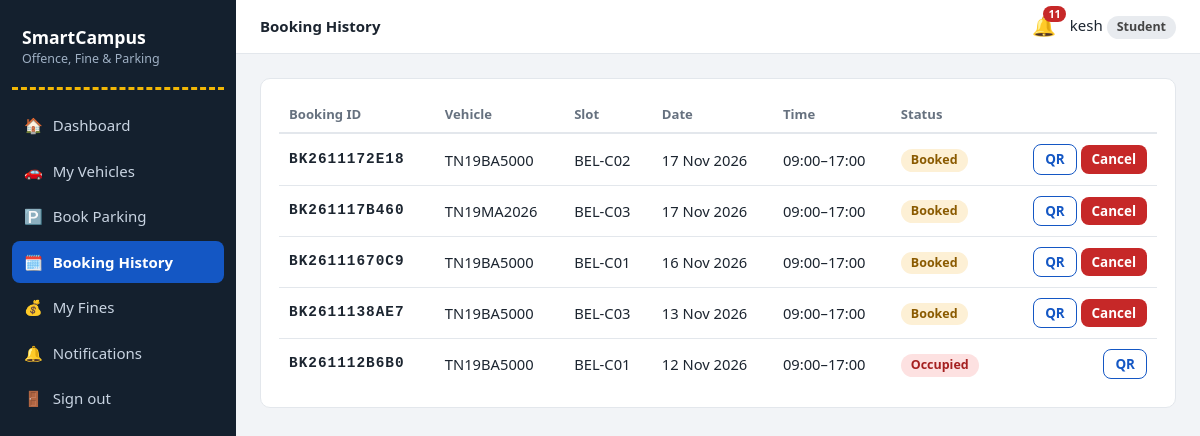
The app's page /student/bookings (signed in) with its own data.
### models.py (models this page shows, shortened)
class AuthMixin(UserMixin):
    """Shared login helpers for Student, Guard and Admin."""

class Student(AuthMixin, db.Model):
    __tablename__ = "students"
    role = "student"
    id = db.Column(db.Integer, primary_key=True)
    name = db.Column(db.String(80), nullable=False)
    roll_no = db.Column(db.String(30), unique=True, nullable=False)
    email = db.Column(db.String(120), unique=True, nullable=False)
    phone = db.Column(db.String(20))
    password_hash = db.Column(db.String(255), nullable=False)
    created_at = db.Column(db.DateTime, default=datetime.now)

class Booking(db.Model):
    __tablename__ = "bookings"
    id = db.Column(db.Integer, primary_key=True)
    booking_code = db.Column(db.String(20), unique=True, nullable=False)
    student_id = db.Column(db.Integer, db.ForeignKey("students.id"), nullable=False)
    vehicle_id = db.Column(db.Integer, db.ForeignKey("vehicles.id"), nullable=False)
    slot_id = db.Column(db.Integer, db.ForeignKey("parking_slots.id"), nullable=False)
    date = db.Column(db.Date, nullable=False)
    start_time = db.Column(db.Time, nullable=False)
    end_time = db.Column(db.Time, nullable=False)
    status = db.Column(db.String(15), default="Booked")   # Booked/Occupied/Completed/Cancelled
    created_at = db.Column(db.DateTime, default=datetime.now)
    student = db.relationship("Student")
    vehicle = db.relationship("Vehicle")
    slot = db.relationship("ParkingSlot")
    verification = db.relationship("BookingVerification", uselist=False, backref="booking")

class Vehicle(db.Model):
    __tablename__ = "vehicles"
    id = db.Column(db.Integer, primary_key=True)
    student_id = db.Column(db.Integer, db.ForeignKey("students.id"), nullable=False)
    number = db.Column(db.String(20), unique=True, nullable=False)   # stored like TN21AB1234
    vtype = db.Column(db.String(10), nullable=False)                 # Car / Bike
    model = db.Column(db.String(60))
    student = db.relationship("Student", backref="vehicles")

class ParkingSlot(db.Model):
    __tablename__ = "parking_slots"
    id = db.Column(db.Integer, primary_key=True)
    code = db.Column(db.String(10), unique=True, nullable=False)
    vtype = db.Column(db.String(10), nullable=False)                 # Car / Bike
    zone = db.Column(db.String(20), default="A")
    is_reserved = db.Column(db.Boolean, default=False)
    note = db.Column(db.String(80))
    is_active = db.Column(db.Boolean, default=True)                  # soft delete

### app.py (the view)
@app.route("/student/bookings")
@role_required("student")
def student_bookings():
    items = Booking.query.filter_by(student_id=current_user.id).order_by(Booking.date.desc(), Booking.start_time.desc()).all()
    return render_template("student/bookings.html", items=items)

### app.py (called while the page is built)
@login_manager.user_loader
def load_user(uid):
    role, _, num = uid.partition("-")
    model = ROLE_MODELS.get(role)
    return db.session.get(model, int(num)) if model and num.isdigit() else None

def role_required(role):
    def deco(f):
        @wraps(f)
        def wrapper(*a, **k):
            if not current_user.is_authenticated:
                return login_manager.unauthorized()
            if current_user.role != role:
                abort(403)
            return f(*a, **k)
        return wrapper
    return deco

@app.context_processor
def inject_globals():
    unread = 0
    if current_user.is_authenticated:
        unread = Notification.query.filter_by(
            role=current_user.role, user_id=current_user.id, is_read=False).count()
    return dict(unread=unread, today=date.today())

### templates/student/bookings.html
{% extends 'base.html' %}{% from '_macros.html' import badge %}
{% block heading %}Booking History{% endblock %}
{% block content %}
<div class="card"><table><thead><tr><th>Booking ID</th><th>Vehicle</th><th>Slot</th><th>Date</th><th>Time</th><th>Status</th><th></th></tr></thead><tbody>
{% for b in items %}<tr><td class="code" style="font-size:.9rem">{{ b.booking_code }}</td><td>{{ b.vehicle.number }}</td><td>{{ b.slot.code }}</td><td>{{ b.date.strftime('%d %b %Y') }}</td>
<td>{{ b.start_time.strftime('%H:%M') }}–{{ b.end_time.strftime('%H:%M') }}</td><td>{{ badge(b.status) }}</td>
<td class="right"><a class="btn btn-sm btn-ghost" href="{{ url_for('student_booking_detail', bid=b.id) }}">QR</a>
{% if b.status == 'Booked' %}<form class="inline" method="post" action="{{ url_for('student_booking_cancel', bid=b.id) }}" data-confirm="Cancel this booking?"><button class="btn btn-sm btn-bad">Cancel</button></form>{% endif %}</td></tr>
{% else %}<tr><td colspan="7" class="empty">No bookings yet.</td></tr>{% endfor %}
</tbody></table></div>
{% endblock %}

### templates/base.html (shortened to what this page needs)
{% from '_macros.html' import flashes %}
<!doctype html>
<html lang="en"><head>
<link rel="stylesheet" href="{{ url_for('static', filename='css/style.css') }}">
</head><body>
{% if current_user.is_authenticated %}
<div class="layout">
  <aside class="sidebar">
    <div class="brand">SmartCampus<small>Offence, Fine &amp; Parking</small></div>
    <nav>
      {% for ep, label, icon in menus[current_user.role] %}
        <a href="{{ url_for(ep) }}" class="{{ 'active' if request.endpoint == ep }}"><span>{{ icon }}</span>{{ label }}</a>
      {% endfor %}
      <a href="{{ url_for('logout') }}"><span>🚪</span>Sign out</a>
    </nav>
  </aside>
  <div class="main">
    <header class="topbar">
      <strong>{% block heading %}{% endblock %}</strong>
      <a class="bell" href="{{ url_for('notifications') }}" title="Notifications">🔔{% if unread %}<b>{{ unread }}</b>{% endif %}</a>
      <span>{{ current_user.name }} <span class="badge">{{ current_user.role|capitalize }}</span></span>
    </header>
    <main class="content">
      {% block content %}{% endblock %}
    </main>
  </div>
</div>
{% else %}
  {{ flashes() }}
  {% block public %}{% endblock %}
{% endif %}
</body></html>

### templates/_macros.html (shortened to what this page needs)
{% macro badge(text) %}<span class="badge b-{{ text|lower|replace(' ','-') }}">{{ text }}</span>{% endmacro %}

### static/css/style.css (style rules this page uses)
:root { --asphalt:#14202e;--asphalt2:#1d2d40;--sign:#1457c4;--sign-dk:#0f43a0;--line:#f2b705;--bg:#f2f4f7;--card:#fff;--ink:#1c2530;--muted:#66717f;--bd:#e3e7ec;--ok:#15803d;--warn:#b45309;--bad:#c62828;--info:#0e7490;--r:10px }
* { box-sizing:border-box }
body { margin:0;font-family:"Segoe UI",system-ui,-apple-system,Roboto,Arial,sans-serif;background:var(--bg);color:var(--ink);line-height:1.5;font-size:15px }
a { color:var(--sign);text-decoration:none }
.right { text-align:right }
.layout { display:flex;min-height:100vh }
.sidebar { width:236px;background:var(--asphalt);color:#d7dee8;padding:18px 12px;position:fixed;top:0;bottom:0;left:0;overflow:auto;z-index:30;transition:transform .25s }
.brand { font-weight:700;font-size:1.1rem;color:#fff;padding:6px 10px 18px;border-bottom:3px dashed var(--line);margin-bottom:14px }
.brand small { display:block;font-weight:400;font-size:.78rem;color:#9fb0c4 }
.sidebar nav a { display:flex;gap:10px;align-items:center;color:#c9d4e2;padding:10px 12px;border-radius:8px;margin-bottom:3px }
.sidebar nav a.active { background:var(--sign);color:#fff;font-weight:600 }
.main { margin-left:236px;flex:1;min-width:0 }
.topbar { background:#fff;border-bottom:1px solid var(--bd);display:flex;align-items:center;gap:14px;padding:12px 24px;position:sticky;top:0;z-index:10 }
.bell { position:relative;font-size:1.2rem }
.bell b { position:absolute;top:-6px;right:-10px;background:var(--bad);color:#fff;border-radius:10px;font-size:.68rem;padding:0 5px }
.content { padding:24px;max-width:1200px }
.card { background:var(--card);border:1px solid var(--bd);border-radius:var(--r);padding:18px;overflow-x:auto }
table { width:100%;border-collapse:collapse;font-size:.92rem }
th { text-align:left;color:var(--muted);font-weight:600;font-size:.82rem;padding:8px 10px;border-bottom:2px solid var(--bd);white-space:nowrap }
td { padding:10px;border-bottom:1px solid var(--bd);vertical-align:middle }
tr:last-child td { border-bottom:0 }
.badge { display:inline-block;padding:2px 10px;border-radius:20px;font-size:.78rem;font-weight:600;background:#e8ebef;color:#444 }
.b-pending,.b-booked { background:#fdf0d5;color:#8a5a00 }
.b-rejected,.b-failed,.b-occupied,.b-cancelled { background:#fde1e1;color:#a52020 }
.btn { display:inline-block;border:0;border-radius:8px;padding:9px 16px;background:var(--sign);color:#fff;font:inherit;font-weight:600;cursor:pointer }
.btn-sm { padding:4px 11px;font-size:.84rem }
.btn-bad { background:var(--bad) }
.btn-ghost { background:#fff;color:var(--sign);border:1px solid var(--sign) }
.inline { display:inline }
.code { font-family:Consolas,monospace;font-size:1.2rem;font-weight:700;letter-spacing:1px }

### records on screen
Student: name "kesh"
Booking: booking_code "BK2611172E18", vehicle.number "TN19BA5000", slot.code "BEL-C02", date "17 Nov 2026", start_time "09:00", end_time "17:00", status "Booked"
Booking: booking_code "BK261117B460", vehicle.number "TN19MA2026", slot.code "BEL-C03", date "17 Nov 2026", start_time "09:00", end_time "17:00", status "Booked"
Booking: booking_code "BK26111670C9", vehicle.number "TN19BA5000", slot.code "BEL-C01", date "16 Nov 2026", start_time "09:00", end_time "17:00", status "Booked"
Booking: booking_code "BK2611138AE7", vehicle.number "TN19BA5000", slot.code "BEL-C03", date "13 Nov 2026", start_time "09:00", end_time "17:00", status "Booked"
Booking: booking_code "BK261112B6B0", vehicle.number "TN19BA5000", slot.code "BEL-C01", date "12 Nov 2026", start_time "09:00", end_time "17:00", status "Occupied"

### other values on screen
{{ icon }} "🏠" "🚗" "🅿️" "🗓️" "💰" "🔔"
{{ label }} "Dashboard" "My Vehicles" "Book Parking" "Booking History" "My Fines" "Notifications"
{{ unread }} "11"
{{ current_user.role|capitalize }} "Student"
